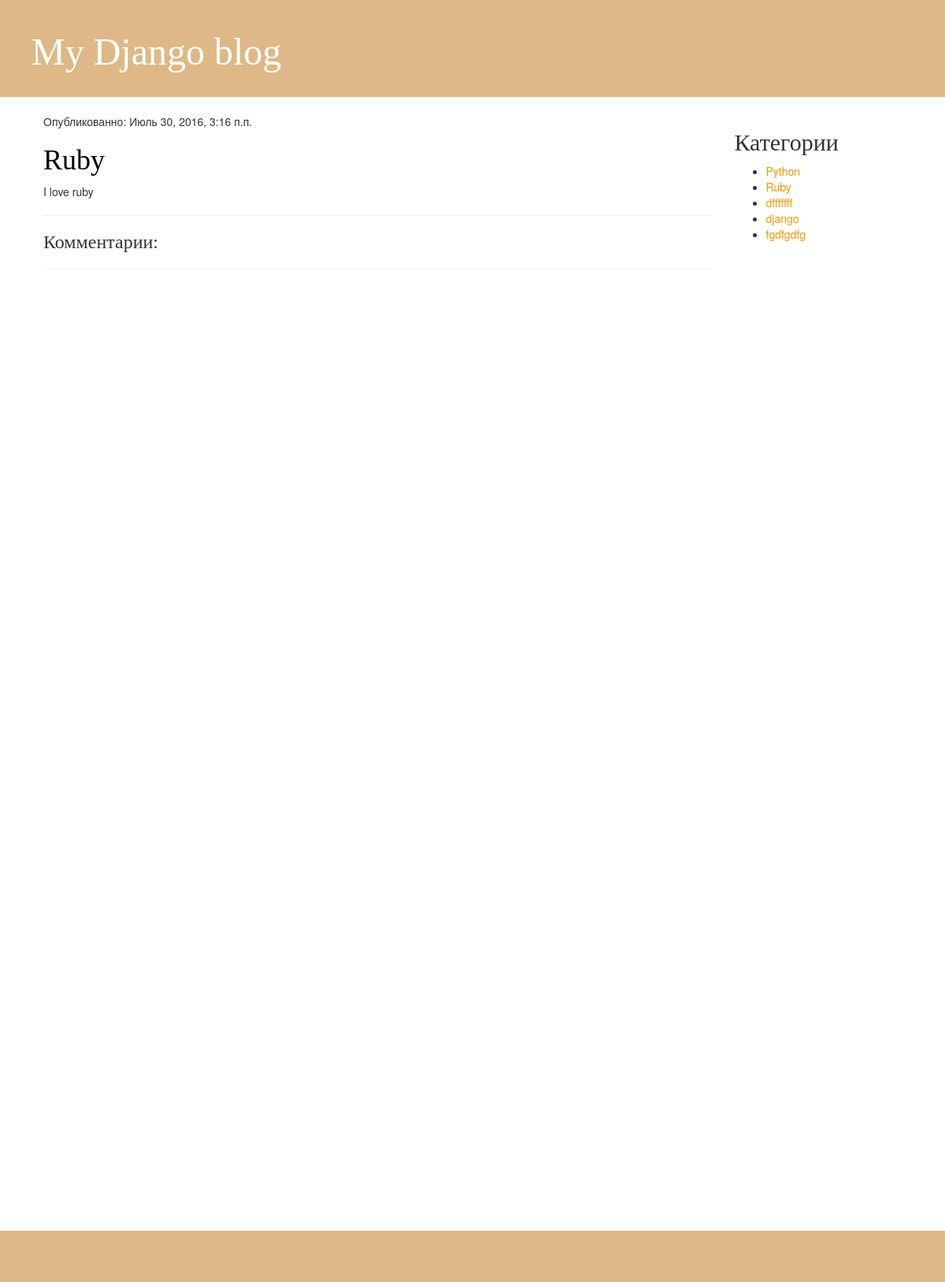
/post/1, run on the app's committed database.
### blog/models.py (models this page shows, shortened)
class Post(models.Model):
	title = models.CharField(max_length=224, verbose_name = "Заголовок")
	body = RichTextField(max_length=1300, verbose_name = "Текст")
	date = models.DateTimeField(default=datetime.now)
	category = models.ForeignKey(Category, verbose_name = 'Категория')
	published = models.BooleanField(default=False, verbose_name = 'Публикация')
	class Meta:
		ordering = ['-date']
		verbose_name = 'Статия'
		verbose_name_plural = 'Статьи'

class Category(models.Model):
	name = models.CharField(max_length=224, verbose_name = "Категория")
	class Meta:
		verbose_name = 'Категория'
		verbose_name_plural = 'Категории'

### blog/views.py (the view)
# urls.py: url(r'^post/(?P<id>[0-9]+)$', detailpost, name="post_detail"),
def detailpost(request,id):
	try:
		post = Post.objects.get(id=id)
	except Post.DoesNotExist:
		raise Http404
	return render(request, 'post/detail.html', {'post':post})

### blog/templatetags/sidebar.py (called while the page is built)
@register.inclusion_tag("sidebar.html")
def sidebar():
	category = Category.objects.all().order_by("name")
	return {'cat':category}

### templates/post/detail.html (shortened to what this page needs)
{% extends 'base.html' %}
{% load comments %}
{% block content %}
    <div class="post">
        <p>Опубликованно: {{ post.date }}</p>
        <h1><a href="">{{ post.title }}</a></h1>
        <p>{{ post.body|linebreaksbr }}</p>
    </div>
    <hr>
    <div class="comments">
    <h3>Комментарии: </h3>
    	{% get_comment_count for post as comment_count %}
    	<hr>
    </div>
{% endblock %}

### templates/sidebar.html
   <div class="categories">
       <h2>Категории</h2>
       <ul>
           {% for cat_list in cat %}
           <li class="category">
              <a href="{% url 'category_list' id=cat_list.id %}">{{ cat_list.name }}</a>
           </li>
           {% endfor %}
       </ul>
   </div>

### static/css/style.css (style rules this page uses)
a { color: #ff9400; }
h1, h2, h3, h4 { font-family: 'Lobster', cursive; }
.post a { margin-bottom: 70px; color #ffffff }
.post h1 a, .post h1 a:visited { color: #000000; }

### data on the page
Post: date "Июль 30, 2016, 3:16 п.п.", title "Ruby", body "I love ruby"
Category: name "Python"
Category: name "Ruby"
Category: name "dfffffff"
Category: name "django"
Category: name "fgdfgdfg"
